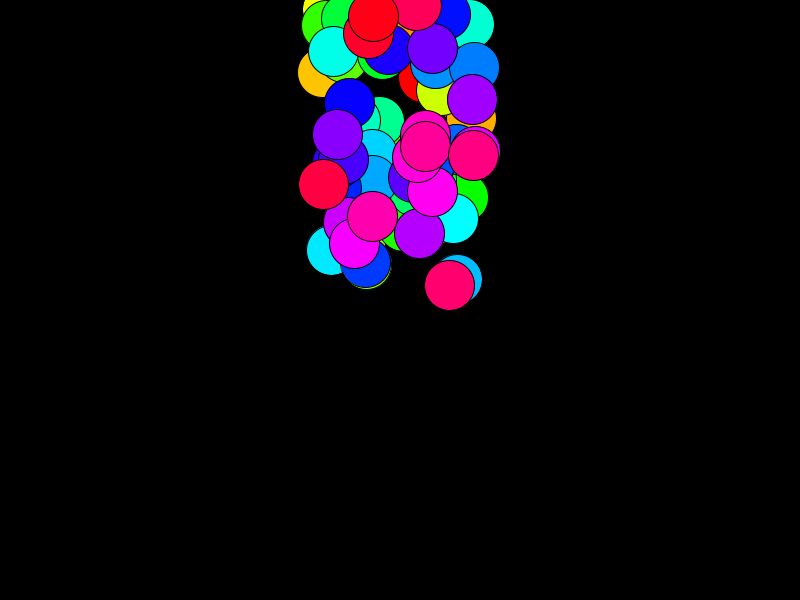
Frame 1 (no input)
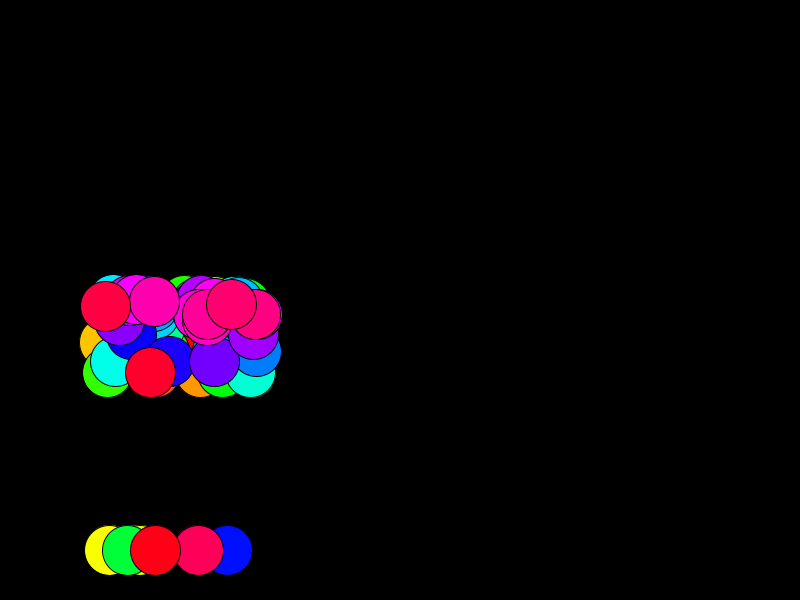
Frame 60 (the mouse pressed at the canvas centre just before this capture)
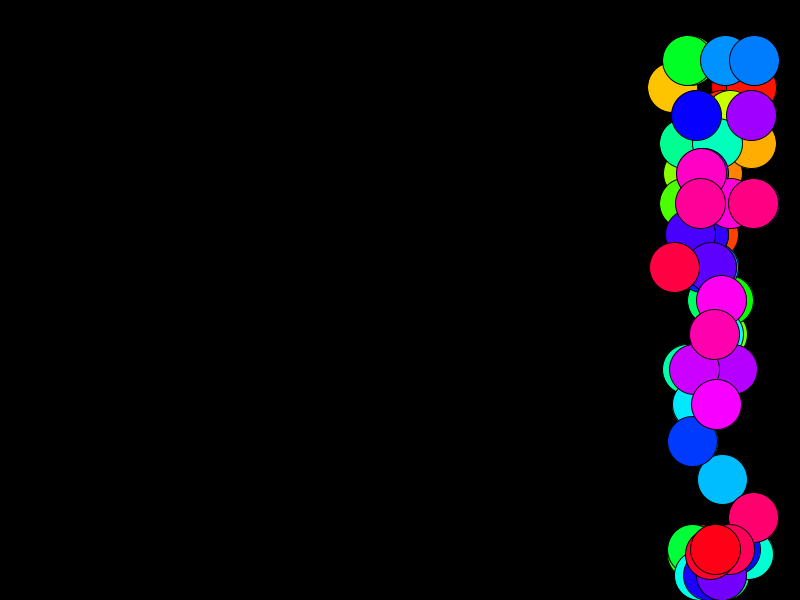
Frame 120 (the mouse held since frame 60 and released just before this capture)

The Processing sketch that drew these frames (run headless with seeded random() and noise(); from frame 60 on, the mouse is pressed at the canvas centre):

// Processing sketch: Bouncing_Balls_Changeable_Array
// ── Bouncing_Balls_Changeable_Array.pde
ball [] gravity = new ball[70];

void setup() {
  size(800, 600);
  colorMode(HSB, 360, 100, 100, 100);
  for(int i = 0; i < gravity.length; i++){
  gravity[i] = new ball();
  }
}
void draw() {
  background(0);
   for (int i = 0; i < gravity.length; i++) {
  gravity[i].display(i*5.14);
  gravity[i].move();
  gravity[i].bounce();
  gravity[i].acc();
   }
}

class ball {
  float sz;
  PVector loc, vel, acc;
  ball() { 
    sz = 50;
    loc = new PVector(random(width/2-80,width/2+80),random(height/2));
    vel = new PVector(5, 5);
      acc = new PVector(-.3, .3);
  }

  void display(float hue) {
       fill(hue, 100, 100);
    ellipse(loc.x, loc.y, sz, sz);
  }
  void move() {
    loc.add(vel);
  }
  void bounce() {
   if (loc.x+sz/2 >width || loc.x-sz/2 <0) {

     vel.x *= -1;
     acc.x *= -.2;
    }
     if (loc.y + sz/2 > height || loc.y - sz/2 < 0) {
loc.y = height-sz/2;
       vel.y *= -1;
  }
  }
    void acc() {
    vel.add(acc);
  }

}
